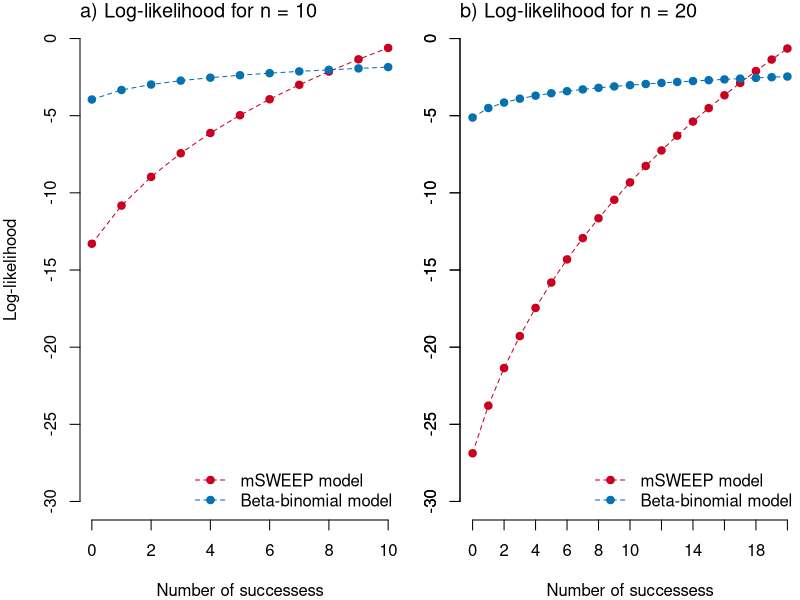

Here is the R script that generated this plot:

log.bb.comp <- function(x, n, a, b) {
    lchoose(n, x) + lbeta(x + a, n - x + b) - lbeta(n + a, b)
}

log.norm.const <- function(x, n, a, b) {
    sum(log(a + n + x - 1:n) - log(a + b + 2*n - 1:n))
}

log.ll <- function(x, n, a, b) {
    log.bb.comp(x, n, a, b) + log.norm.const(x, n, a, b)
}

log.ll2 <- function(x, n, a, b) {
    lchoose(n, x) + lbeta(x + a, n - x + b) - lbeta(a, b)
}    

c.sizes <- c(10, 20)
n.max <- c.sizes
e <- c.sizes*0.65
phi <- 1.0/(c.sizes - e + 0.01)
beta <- phi*(c.sizes - e)
alpha <- (e*beta)/(c.sizes - e)
joint <- matrix(0, nrow = n.max[1] + 1, ncol = n.max[2] + 1)
single <- list(numeric(n.max[1] + 1), numeric(n.max[2] + 1))
joint2 <- matrix(0, nrow = n.max[1] + 1, ncol = n.max[2] + 1)
single2 <- list(numeric(n.max[1] + 1), numeric(n.max[2] + 1))
for (i in 0:n.max[1]) {
    for (j in 0:n.max[2]) {
        single[[1]][i + 1] <- log.ll(i, n.max[1], alpha[1], beta[1])
        single[[2]][j + 1] <- log.ll(j, n.max[2], alpha[2], beta[2])
        single2[[1]][i + 1] <- log.ll2(i, n.max[1], alpha[1], beta[1])
        single2[[2]][j + 1] <- log.ll2(j, n.max[2], alpha[2], beta[2])
        joint[i + 1, j + 1] <- exp(single[[1]][i + 1] + single[[2]][j + 1])
        joint2[i + 1, j + 1] <- exp(single2[[1]][i + 1] + single2[[2]][j + 1])
    }
}

library("RColorBrewer")

gradient <- colorRampPalette(rev(c("#ca0020", "#f4a582", "white", "#92c5de", "#0571b0")))


pdf(file = "img/mSWEEP_likelihood.pdf", width = 9, height = 4.5)
par(mfrow = c(1, 2), mar = c(4, 4, 1, 0))
plot(0:10, single[[1]], type = 'p', col = "#ca0020", pch = 19, ylim = c(-30, 0), ylab = "Log-likelihood", xlab = "Number of successess", xaxt = 'n', yaxt = 'n', bty = 'n')
axis(side = 1, at = seq(0, 10, by = 2))
axis(side = 2, at = seq(0, -30, by = -5))
lines(0:10, single[[1]], lty = "dashed", col = "#ca0020")
lines(0:10, single2[[1]], type = 'p', col = "#0571b0", pch = 19)
lines(0:10, single2[[1]], lty = "dashed", col = "#0571b0")
title(main = "a) Log-likelihood for n = 10", font.main = 1, adj = 0.0)
legend("bottomright", col = c("#ca0020", "#0571b0"), fill = c(NA, NA), pch = c(19, 19), lty = c("dashed", "dashed"), legend = c("mSWEEP model", "Beta-binomial model"), bty = 'n', border = NA)
par(mar = c(4, 3, 1, 0))
plot(0:20, single[[2]], type = 'p', col = "#ca0020", pch = 19, ylim = c(-30, 0), ylab = "", xlab = "Number of successess", xaxt = 'n', bty = 'n')
axis(side = 1, at = seq(0, 20, by = 2))
axis(side = 2, at = seq(0, -30, by = -5))
lines(0:20, single[[2]], lty = "dashed", col = "#ca0020")
lines(0:20, single2[[2]], type = 'p', col = "#0571b0", pch = 19)
lines(0:20, single2[[2]], lty = "dashed", col = "#0571b0")
title(main = "b) Log-likelihood for n = 20", font.main = 1, adj = 0.0)
legend("bottomright", col = c("#ca0020", "#0571b0"), fill = c(NA, NA), pch = c(19, 19), lty = c("dashed", "dashed"), legend = c("mSWEEP model", "Beta-binomial model"), bty = 'n', border = NA)
dev.off()

## Joint distribution (components are independent so don't really matter much)
## par(mfrow = c(1, 2))
## image(0:ncol(joint), 0:nrow(joint), log(t(joint)), col = gradient(60), axes = FALSE, xlab = "Number of successess (1st component)", ylab = "Number of successess (1st component)")
## axis(1, at = 0:ncol(joint) + 0.5, lab = 0:ncol(joint))
## axis(2, at = 0:nrow(joint) + 0.5, lab = 0:nrow(joint))
## title(main = "a) mSWEEP log-likelihood", font.main = 1, adj = 0.0)
## image(0:ncol(joint2), 0:nrow(joint2), log(t(joint2)), col = gradient(60), axes = FALSE,xlab = "Number of successess (1st component)", ylab = "Number of successess (1st component)")
## axis(1, at = 0:ncol(joint2) + 0.5, lab = 0:ncol(joint2))
## axis(2, at = 0:nrow(joint2) + 0.5, lab = 0:nrow(joint2))
## title(main = "b) Beta-binomial log-likelihood", font.main = 1, adj = 0.0)
## ##image(0:ncol(tot2), 0:nrow(tot2), log(t(tot)) - log(t(tot2)), col = gradient(60), axes = FALSE)
## ##axis(1, 0:(ncol(tot2)))
## ##axis(2, 0:(nrow(tot2)))
## ##title(main = "c) Difference between the log-likelihoods", font.main = 1, adj = 0.0)
## ##for (x in 1:ncol(tot))
## ##  for (y in 1:nrow(tot))
## ##    text(x, y, tot[y,x])

## image(0:ncol(tot), 0:nrow(tot), t(tot)/t(tot2), col = gradient(60), axes = FALSE)
## axis(1, 0:(ncol(tot)))
## axis(2, 0:(nrow(tot)))
